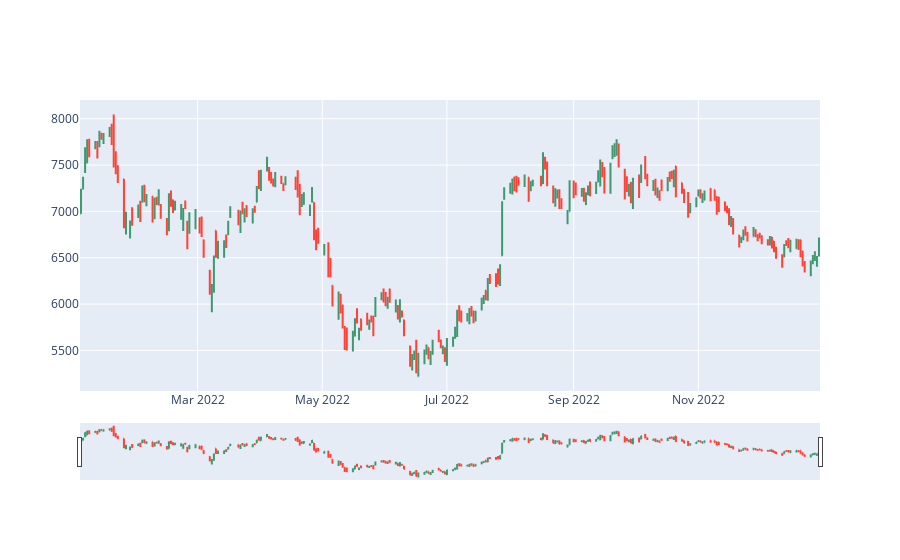

The cell this chart's notebook holds for it:
### Code cell
# OHLC chart of 2022
sample = go.Ohlc(x=bajaj_finanace['2022'].index,
                open=bajaj_finanace['2022'].Open,
                high=bajaj_finanace['2022'].High,
                low=bajaj_finanace['2022'].Low,
                close=bajaj_finanace['2022'].Close)
data = [sample]
iplot(data, filename='simple_ohlc')

### Figure 1 — Plotly figure (JSON) as saved in the notebook; plotly's stock layout.template omitted (floating-point values rounded to 4 significant figures; data arrays with more than 128 entries replaced by an {"elided": "..."} marker saying what was removed)
{"data": [{"close": {"elided": "248 float values"}, "high": {"elided": "248 float values"}, "low": {"elided": "248 float values"}, "open": {"elided": "248 float values"}, "type": "ohlc", "x": {"elided": "248 str values"}}], "layout": {}}
